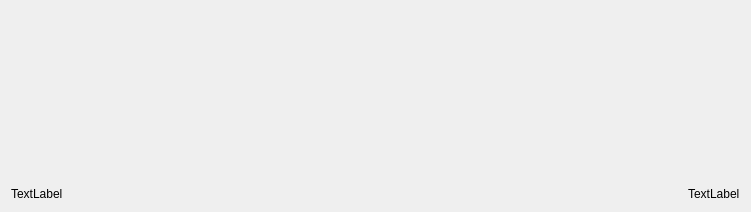
<?xml version="1.0" encoding="UTF-8"?>
<ui version="4.0">
 <class>CCustomer</class>
 <widget class="QWidget" name="CCustomer">
  <property name="geometry">
   <rect>
    <x>0</x>
    <y>0</y>
    <width>751</width>
    <height>212</height>
   </rect>
  </property>
  <property name="windowTitle">
   <string>Form</string>
  </property>
  <layout class="QGridLayout" name="gridLayout">
   <item row="2" column="0" colspan="2">
    <layout class="QHBoxLayout" name="hLayoutUnionViews">
     <item>
      <layout class="QVBoxLayout" name="vLayoutUnionPartnerHuman">
       <property name="spacing">
        <number>0</number>
       </property>
      </layout>
     </item>
    </layout>
   </item>
   <item row="0" column="0" colspan="2">
    <layout class="QHBoxLayout" name="hLayoutSearchToItem"/>
   </item>
   <item row="3" column="0" colspan="2">
    <layout class="QHBoxLayout" name="hLayoutInformation">
     <item alignment="Qt::AlignLeft|Qt::AlignBottom">
      <widget class="QLabel" name="labelCurrentUser">
       <property name="font">
        <font>
         <family>Arial</family>
        </font>
       </property>
       <property name="text">
        <string>TextLabel</string>
       </property>
      </widget>
     </item>
     <item alignment="Qt::AlignRight|Qt::AlignBottom">
      <widget class="QLabel" name="labelViewState">
       <property name="font">
        <font>
         <family>Arial</family>
        </font>
       </property>
       <property name="text">
        <string>TextLabel</string>
       </property>
      </widget>
     </item>
    </layout>
   </item>
  </layout>
 </widget>
 <resources/>
 <connections/>
</ui>
